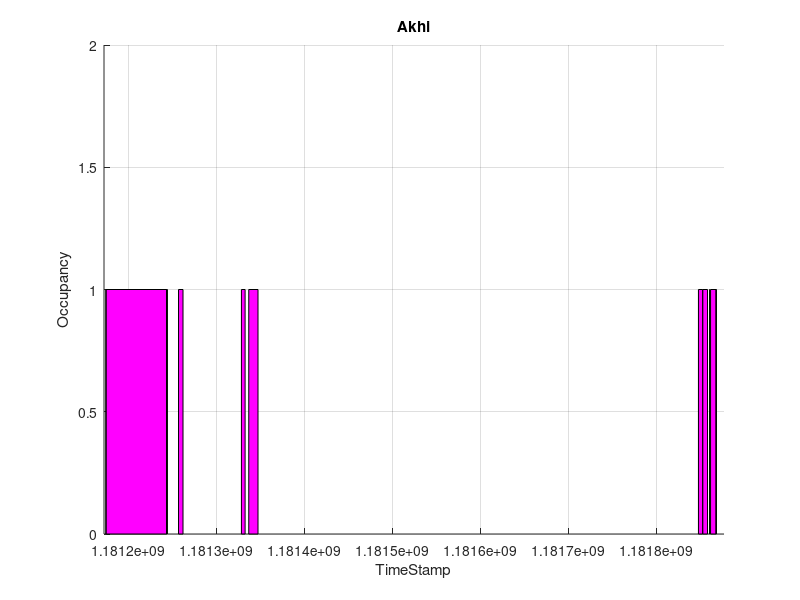

MATLAB code to generate this figure:
clear all
%load laura.dat
load akhi.dat
laura=akhi;
occupancy = 0;
for i=2:size(laura)
    if laura(i)-laura(i-1) > 10
        if occupancy == 0
            occupancy = 1;
            laura(i,2) = occupancy;
        elseif occupancy == 1
            occupancy = 0;
            laura(i,2) = occupancy;
        end
    end
end


figure
hold on
for i=2:size(laura,1)
    if laura(i,2)-laura(i-1,2) == -1
        fill([laura(i-1,1) laura(i,1) laura(i,1) laura(i-1,1)],[0 0 1 1],'m')
%        fill([laura(28,1) laura(29,1) laura(29,1) laura(28,1)],[0 0 1 1],'r')
    end

end

axis([laura(1,1) laura(size(laura,1),1) 0 2])
title('Akhi')
xlabel('TimeStamp')
ylabel('Occupancy')
grid on